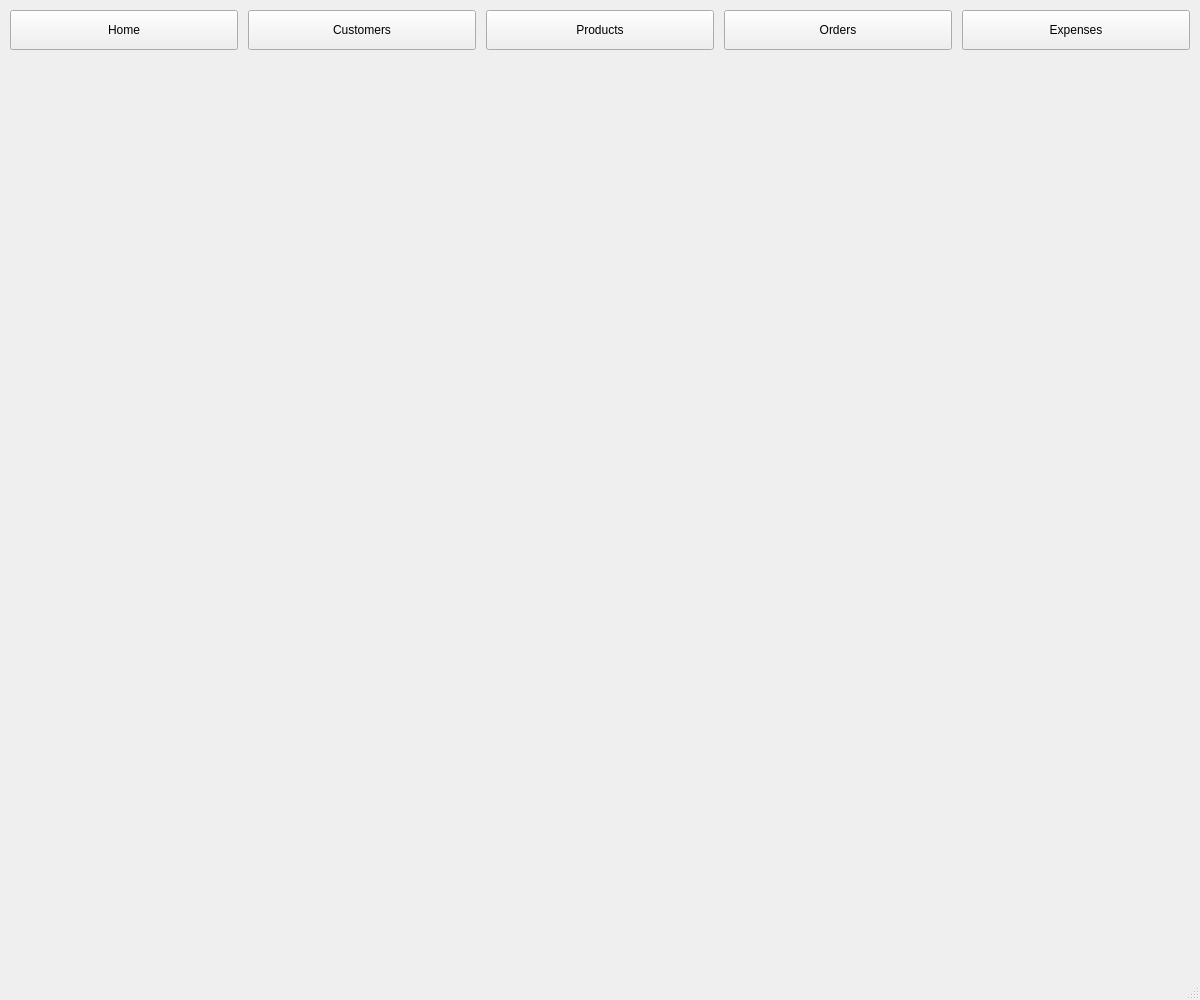
<?xml version="1.0" encoding="UTF-8"?>
<ui version="4.0">
 <class>BNTcandles</class>
 <widget class="QMainWindow" name="BNTcandles">
  <property name="geometry">
   <rect>
    <x>0</x>
    <y>0</y>
    <width>1200</width>
    <height>1000</height>
   </rect>
  </property>
  <property name="sizePolicy">
   <sizepolicy hsizetype="Preferred" vsizetype="Preferred">
    <horstretch>0</horstretch>
    <verstretch>0</verstretch>
   </sizepolicy>
  </property>
  <property name="minimumSize">
   <size>
    <width>800</width>
    <height>600</height>
   </size>
  </property>
  <property name="windowTitle">
   <string>BNT Candles</string>
  </property>
  <widget class="QWidget" name="centralwidget">
   <layout class="QVBoxLayout" name="mainLayout">
    <property name="spacing">
     <number>10</number>
    </property>
    <property name="leftMargin">
     <number>10</number>
    </property>
    <property name="topMargin">
     <number>10</number>
    </property>
    <property name="rightMargin">
     <number>10</number>
    </property>
    <property name="bottomMargin">
     <number>10</number>
    </property>
    <item>
     <layout class="QHBoxLayout" name="navBar">
      <property name="spacing">
       <number>10</number>
      </property>
      <item>
       <widget class="QPushButton" name="reportButton">
        <property name="sizePolicy">
         <sizepolicy hsizetype="Preferred" vsizetype="Fixed">
          <horstretch>0</horstretch>
          <verstretch>0</verstretch>
         </sizepolicy>
        </property>
        <property name="minimumSize">
         <size>
          <width>120</width>
          <height>40</height>
         </size>
        </property>
        <property name="cursor">
         <cursorShape>PointingHandCursor</cursorShape>
        </property>
        <property name="text">
         <string>Home</string>
        </property>
       </widget>
      </item>
      <item>
       <widget class="QPushButton" name="customerButton">
        <property name="sizePolicy">
         <sizepolicy hsizetype="Preferred" vsizetype="Fixed">
          <horstretch>0</horstretch>
          <verstretch>0</verstretch>
         </sizepolicy>
        </property>
        <property name="minimumSize">
         <size>
          <width>120</width>
          <height>40</height>
         </size>
        </property>
        <property name="cursor">
         <cursorShape>PointingHandCursor</cursorShape>
        </property>
        <property name="text">
         <string>Customers</string>
        </property>
       </widget>
      </item>
      <item>
       <widget class="QPushButton" name="productButton">
        <property name="sizePolicy">
         <sizepolicy hsizetype="Preferred" vsizetype="Fixed">
          <horstretch>0</horstretch>
          <verstretch>0</verstretch>
         </sizepolicy>
        </property>
        <property name="minimumSize">
         <size>
          <width>120</width>
          <height>40</height>
         </size>
        </property>
        <property name="cursor">
         <cursorShape>PointingHandCursor</cursorShape>
        </property>
        <property name="text">
         <string>Products</string>
        </property>
       </widget>
      </item>
      <item>
       <widget class="QPushButton" name="orderButton">
        <property name="sizePolicy">
         <sizepolicy hsizetype="Preferred" vsizetype="Fixed">
          <horstretch>0</horstretch>
          <verstretch>0</verstretch>
         </sizepolicy>
        </property>
        <property name="minimumSize">
         <size>
          <width>120</width>
          <height>40</height>
         </size>
        </property>
        <property name="cursor">
         <cursorShape>PointingHandCursor</cursorShape>
        </property>
        <property name="text">
         <string>Orders</string>
        </property>
       </widget>
      </item>
      <item>
       <widget class="QPushButton" name="expenseButton">
        <property name="minimumSize">
         <size>
          <width>120</width>
          <height>40</height>
         </size>
        </property>
        <property name="cursor">
         <cursorShape>PointingHandCursor</cursorShape>
        </property>
        <property name="text">
         <string>Expenses</string>
        </property>
       </widget>
      </item>
     </layout>
    </item>
    <item>
     <widget class="QStackedWidget" name="menuStack">
      <property name="sizePolicy">
       <sizepolicy hsizetype="Expanding" vsizetype="Expanding">
        <horstretch>0</horstretch>
        <verstretch>0</verstretch>
       </sizepolicy>
      </property>
      <property name="currentIndex">
       <number>0</number>
      </property>
      <widget class="QWidget" name="reportPage">
       <!-- Empty placeholder; content added dynamically via ReportsPage -->
      </widget>
      <widget class="QWidget" name="customerPage">
       <!-- Empty placeholder; content added dynamically via CustomerPage -->
      </widget>
      <widget class="QWidget" name="productPage">
       <!-- Empty placeholder; content added dynamically via ProductPage -->
      </widget>
      <widget class="QWidget" name="orderPage">
       <!-- Empty placeholder; content added dynamically via OrderPage -->
      </widget>
      <widget class="QWidget" name="expensePage">
       <!-- Empty placeholder; content added dynamically via ExpensePage -->
      </widget>
     </widget>
    </item>
   </layout>
  </widget>
  <widget class="QMenuBar" name="menubar">
   <property name="geometry">
    <rect>
     <x>0</x>
     <y>0</y>
     <width>1200</width>
     <height>33</height>
    </rect>
   </property>
  </widget>
  <widget class="QStatusBar" name="statusbar"/>
 </widget>
 <resources/>
 <connections/>
</ui>
